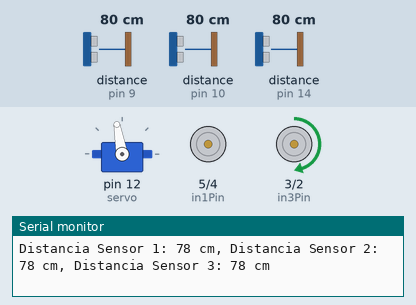
Simulated run of this sketch. Board: Arduino Uno, built with avr-gcc and run on an emulated ATmega328P. On the bench: servo, motor-driver pin pairs drawn as motors (green arrow = first pin HIGH = forward, orange = second pin HIGH = backward, longer = more drive, scaled by the enable pin), the last lines printed to the serial monitor. Wiring (inferred from the names in the program): 3 × ultrasonic range finder: trigger pin 8, echo pin 9 / trigger pin 11, echo pin 10 / trigger pin 15, echo pin 14. Inputs (shaded band) come from the test bench; at power-on: distance to the obstacle (sensors on pin 10, pin 9, pin 14) 80 cm. The echo pulse lasts 58.3 µs per cm. At 54.6 s the program stops and its outputs stay as they are.

Above: at 1.2 s.
1.3 s: distance to the obstacle (sensor on pin 10) set to 86 cm
At 2.3 s:
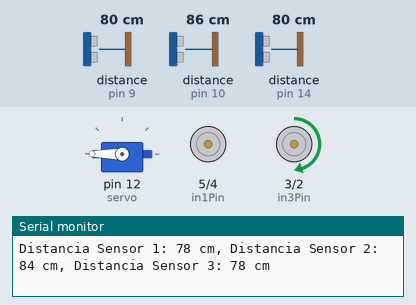
2.8 s: distance to the obstacle (sensor on pin 9) set to 2 cm
5.8 s: distance to the obstacle (sensor on pin 14) set to 2 cm
8.8 s: distance to the obstacle (sensor on pin 9) set to 120 cm
At 10.1 s:
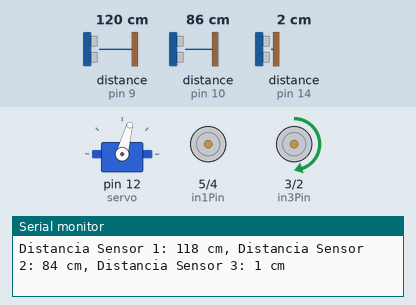
10.4 s: distance to the obstacle (sensor on pin 10) set to 2 cm
At 10.9 s:
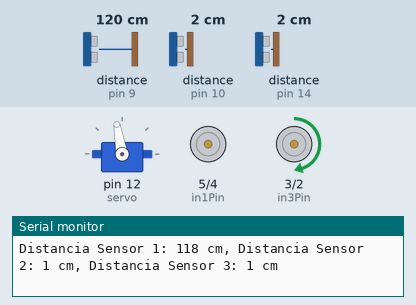
13.4 s: distance to the obstacle (sensor on pin 10) set to 4 cm
At 55.4 s:
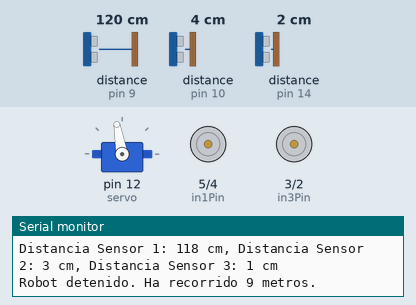
Timing chart, 0 to 56.1 s (numbered marks = the images above; inputs shaded):
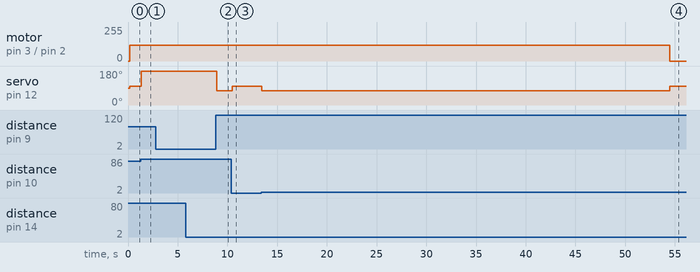

Measured:
- the behaviour switches between 80 and 81 cm on distance to the obstacle (sensor on pin 10) (found by bisection; images 0 and 1)
- after the input at 1.3 s, servo on pin 12 (servo): 100° → 180° after 0.05 s
- after the input at 8.8 s, servo on pin 12 (servo): 180° → 75° after 0.11 s
- after the input at 10.4 s, servo on pin 12 (servo): 75° → 100° after 0.07 s
- after the input at 13.4 s, servo on pin 12 (servo): 100° → 75° after 0.06 s, → 100° 41.0 s later

The sketch:

codigo.descripcion.ino
```cpp
#include <Servo.h>  // Incluye la librería para controlar servomotores.

Servo servo;  // Declara un objeto de tipo Servo que se usará para controlar el servomotor.

const int centro = 100;  // Posición central del servo (ajustado para 90 grados).
const int izquierda = 70;  // Posición del servo para girar a la izquierda.
const int derecha = 280;  // Posición del servo para girar a la derecha.
const int levementeIzquierda = 75;  // Posición para un giro leve a la izquierda.
const int levementeDerecha = 180;  // Posición para un giro leve a la derecha.

const int velocidadAdelante = 120;  // Velocidad de los motores cuando el robot avanza.

const int echoPin = 9;  // Pin del eco del sensor ultrasónico 1.
const int trigPin = 8;  // Pin del trigger del sensor ultrasónico 1.
const int echoPin1 = 10;  // Pin del eco del sensor ultrasónico 2.
const int trigPin1 = 11;  // Pin del trigger del sensor ultrasónico 2.
const int echoPin2 = 14;  // Pin del eco del sensor ultrasónico 3.
const int trigPin2 = 15;  // Pin del trigger del sensor ultrasónico 3.

const int enaPin = 7;  // Pin para habilitar el motor A.
const int in1Pin = 5;  // Pin para controlar la dirección del motor A (adelante).
const int in2Pin = 4;  // Pin para controlar la dirección del motor A (atrás).
const int in3Pin = 3;  // Pin para controlar la dirección del motor B (adelante).
const int in4Pin = 2;  // Pin para controlar la dirección del motor B (atrás).
const int enbPin = 6;  // Pin para habilitar el motor B.

unsigned long previousMillis = 0;  // Variable para almacenar el tiempo anterior para medición.
const long intervaloMedida = 120;  // Intervalo entre mediciones de los sensores ultrasónicos.
unsigned long lastServoMove = 0;  // Variable para almacenar el último momento en que se movió el servo.
const long intervaloServo = 120;  // Intervalo entre movimientos del servo.

float distanciaRecorrida = 0.0;  // Distancia recorrida por el robot en metros.
unsigned long lastUpdateDistancia = 0;  // Última actualización de la distancia recorrida.
const float tiempoPorMedicion = 0.01;  // Intervalo de tiempo por medición en segundos.

void setup() {
  Serial.begin(9600);  // Inicializa la comunicación serial a 9600 baudios.

  servo.attach(12);  // Conecta el servo al pin 12.

  pinMode(trigPin, OUTPUT);  // Configura el pin trig del sensor 1 como salida.
  pinMode(echoPin, INPUT);  // Configura el pin echo del sensor 1 como entrada.
  pinMode(trigPin1, OUTPUT);  // Configura el pin trig del sensor 2 como salida.
  pinMode(echoPin1, INPUT);  // Configura el pin echo del sensor 2 como entrada.
  pinMode(trigPin2, OUTPUT);  // Configura el pin trig del sensor 3 como salida.
  pinMode(echoPin2, INPUT);  // Configura el pin echo del sensor 3 como entrada.

  pinMode(enaPin, OUTPUT);  // Configura el pin para habilitar el motor A.
  pinMode(in1Pin, OUTPUT);  // Configura el pin para controlar la dirección del motor A (adelante).
  pinMode(in2Pin, OUTPUT);  // Configura el pin para controlar la dirección del motor A (atrás).
  pinMode(in3Pin, OUTPUT);  // Configura el pin para controlar la dirección del motor B (adelante).
  pinMode(in4Pin, OUTPUT);  // Configura el pin para controlar la dirección del motor B (atrás).
  pinMode(enbPin, OUTPUT);  // Configura el pin para habilitar el motor B.
}

void loop() {
  unsigned long currentMillis = millis();  // Obtiene el tiempo actual en milisegundos.

  if (currentMillis - previousMillis >= intervaloMedida) {  // Si ha pasado el intervalo, realiza la medición.
    previousMillis = currentMillis;  // Actualiza el tiempo de la última medición.

    int distance = medirDistancia(trigPin, echoPin);  // Mide la distancia con el sensor 1.
    int distance1 = medirDistancia(trigPin1, echoPin1);  // Mide la distancia con el sensor 2.
    int distance2 = medirDistancia(trigPin2, echoPin2);  // Mide la distancia con el sensor 3.

    Serial.print("Distancia Sensor 1: ");  // Imprime el texto "Distancia Sensor 1:".
    Serial.print(distance);  // Imprime la distancia medida por el sensor 1.
    Serial.print(" cm, Distancia Sensor 2: ");  // Imprime el texto "Distancia Sensor 2:".
    Serial.print(distance1);  // Imprime la distancia medida por el sensor 2.
    Serial.print(" cm, Distancia Sensor 3: ");  // Imprime el texto "Distancia Sensor 3:".
    Serial.print(distance2);  // Imprime la distancia medida por el sensor 3.
    Serial.println(" cm");  // Finaliza la línea con un salto.

    if (currentMillis - lastUpdateDistancia >= intervaloMedida) {  // Verifica si es momento de actualizar la distancia.
      distanciaRecorrida += velocidadAdelante * (255.0 / velocidadAdelante) * tiempoPorMedicion / 100.0;
      // Calcula la distancia recorrida.
      lastUpdateDistancia = currentMillis;  // Actualiza el tiempo de la última actualización de distancia.
    }

    if (distanciaRecorrida >= 11.57) {  // Si la distancia recorrida es 11.57 metros (aproximadamente 9 metros reales).
      moverMotores(0, false);  // Detiene los motores.
      servo.write(centro);  // Centra el servo.
      Serial.println("Robot detenido. Ha recorrido 9 metros.");  // Imprime un mensaje indicando que el robot se detuvo.
      while (true);  // Detiene el programa indefinidamente.
    }

    if (distance < 110 & distance2 < distance1) {  // Si el sensor 1 detecta un obstáculo cercano y el sensor 3 también.
      moverMotores(velocidadAdelante, true);  // Mueve los motores hacia adelante.
      if (currentMillis - lastServoMove >= intervaloServo) {  // Si es momento de mover el servo.
        servo.write(derecha);  // Gira el servo a la derecha.
        lastServoMove = currentMillis;  // Actualiza el tiempo de la última acción del servo.
      }
    } else if (distance1 < 75 & distance1 < distance2) {  // Si el sensor 2 detecta un obstáculo cercano.
      moverMotores(velocidadAdelante, true);  // Mueve los motores hacia adelante.
      if (currentMillis - lastServoMove >= intervaloServo) {  // Si es momento de mover el servo.
        servo.write(levementeDerecha);  // Gira el servo levemente a la derecha.
        lastServoMove = currentMillis;  // Actualiza el tiempo de la última acción del servo.
      }
    } else if (distance2 < 75 & distance2 < distance1) {  // Si el sensor 3 detecta un obstáculo cercano.
      moverMotores(velocidadAdelante, true);  // Mueve los motores hacia adelante.
      if (currentMillis - lastServoMove >= intervaloServo) {  // Si es momento de mover el servo.
        servo.write(levementeIzquierda);  // Gira el servo levemente a la izquierda.
        lastServoMove = currentMillis;  // Actualiza el tiempo de la última acción del servo.
      }
    } else {  // Si no hay obstáculos cercanos.
      moverMotores(velocidadAdelante, true);  // Mueve los motores hacia adelante.
      if (currentMillis - lastServoMove >= intervaloServo) {  // Si es momento de mover el servo.
        servo.write(centro);  // Centra el servo.
        lastServoMove = currentMillis;  // Actualiza el tiempo de la última acción del servo.
      }
    }
  }
}

int medirDistancia(int trigPin, int echoPin) {
  // Función que mide la distancia usando un sensor ultrasónico.
  digitalWrite(trigPin, LOW);  // Establece el pin de disparo en LOW para iniciar la medición.
  delayMicroseconds(2);  // Espera 2 microsegundos.
  digitalWrite(trigPin, HIGH);  // Envía una señal de disparo HIGH durante 10 microsegundos.
  delayMicroseconds(10);  // Espera 10 microsegundos.
  digitalWrite(trigPin, LOW);  // Vuelve a poner el pin de disparo en LOW.

  long duration = pulseIn(echoPin, HIGH);  // Mide el tiempo que toma el eco en volver.
  int distancia = duration * 0.034 / 2;  // Calcula la distancia en centímetros.
  return distancia;  // Retorna la distancia medida.
}

void moverMotores(int velocidad, bool adelante) {
  // Función para controlar los motores.
  analogWrite(enaPin, velocidad);  // Ajusta la velocidad del motor A.
  analogWrite(enbPin, velocidad);  // Ajusta la velocidad del motor B.

  if (adelante) {
    digitalWrite(in1Pin, HIGH);  // Establece la dirección del motor A hacia adelante.
    digitalWrite(in2Pin, LOW);  // Apaga la dirección inversa del motor A.
    digitalWrite(in3Pin, HIGH);  // Establece la dirección del motor B hacia adelante.
    digitalWrite(in4Pin, LOW);  // Apaga la dirección inversa del motor B.
  } else {
    digitalWrite(in1Pin, LOW);  // Apaga la dirección hacia adelante del motor A.
    digitalWrite(in2Pin, HIGH);  // Establece la dirección inversa del motor A.
    digitalWrite(in3Pin, LOW);  // Apaga la dirección hacia adelante del motor B.
    digitalWrite(in4Pin, HIGH);  // Establece la dirección inversa del motor B.
  }
}
```
